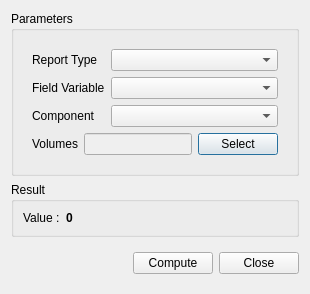
<?xml version="1.0" encoding="UTF-8"?>
<ui version="4.0">
 <class>VolumeReportDialog</class>
 <widget class="QDialog" name="VolumeReportDialog">
  <property name="geometry">
   <rect>
    <x>0</x>
    <y>0</y>
    <width>310</width>
    <height>292</height>
   </rect>
  </property>
  <property name="windowTitle">
   <string>Volume Report</string>
  </property>
  <layout class="QVBoxLayout" name="verticalLayout">
   <item>
    <widget class="QGroupBox" name="groupBox">
     <property name="title">
      <string>Parameters</string>
     </property>
     <layout class="QVBoxLayout" name="verticalLayout_2">
      <item>
       <widget class="QWidget" name="properties" native="true">
        <layout class="QFormLayout" name="formLayout">
         <property name="bottomMargin">
          <number>0</number>
         </property>
         <item row="0" column="0">
          <widget class="QLabel" name="label">
           <property name="text">
            <string>Report Type</string>
           </property>
          </widget>
         </item>
         <item row="0" column="1">
          <widget class="PythonComboBox" name="reportType"/>
         </item>
         <item row="1" column="0">
          <widget class="QLabel" name="label_2">
           <property name="text">
            <string>Field Variable</string>
           </property>
          </widget>
         </item>
         <item row="1" column="1">
          <widget class="PythonComboBox" name="fieldVariable"/>
         </item>
         <item row="2" column="0">
          <widget class="QLabel" name="label_4">
           <property name="text">
            <string>Component</string>
           </property>
          </widget>
         </item>
         <item row="2" column="1">
          <widget class="VectorComponentComboBox" name="fieldComponent"/>
         </item>
        </layout>
       </widget>
      </item>
      <item>
       <widget class="QWidget" name="widget" native="true">
        <layout class="QHBoxLayout" name="horizontalLayout_2">
         <property name="leftMargin">
          <number>9</number>
         </property>
         <property name="topMargin">
          <number>0</number>
         </property>
         <property name="rightMargin">
          <number>9</number>
         </property>
         <property name="bottomMargin">
          <number>9</number>
         </property>
         <item>
          <widget class="QLabel" name="label_3">
           <property name="text">
            <string>Volumes</string>
           </property>
          </widget>
         </item>
         <item>
          <widget class="QLineEdit" name="volume">
           <property name="enabled">
            <bool>false</bool>
           </property>
          </widget>
         </item>
         <item>
          <widget class="QPushButton" name="select">
           <property name="text">
            <string>Select</string>
           </property>
          </widget>
         </item>
        </layout>
       </widget>
      </item>
     </layout>
    </widget>
   </item>
   <item>
    <widget class="QGroupBox" name="groupBox_3">
     <property name="title">
      <string>Result</string>
     </property>
     <layout class="QGridLayout" name="gridLayout" columnstretch="1,8">
      <item row="0" column="0">
       <widget class="QLabel" name="resultLabel">
        <property name="text">
         <string>Value :</string>
        </property>
       </widget>
      </item>
      <item row="0" column="1">
       <widget class="QLabel" name="resultValue">
        <property name="font">
         <font>
          <bold>true</bold>
         </font>
        </property>
        <property name="text">
         <string>0</string>
        </property>
       </widget>
      </item>
     </layout>
    </widget>
   </item>
   <item>
    <widget class="QWidget" name="widget_3" native="true">
     <layout class="QHBoxLayout" name="horizontalLayout_3">
      <property name="rightMargin">
       <number>0</number>
      </property>
      <item>
       <spacer name="horizontalSpacer_2">
        <property name="orientation">
         <enum>Qt::Orientation::Horizontal</enum>
        </property>
        <property name="sizeHint" stdset="0">
         <size>
          <width>208</width>
          <height>20</height>
         </size>
        </property>
       </spacer>
      </item>
      <item>
       <widget class="QPushButton" name="compute">
        <property name="text">
         <string>Compute</string>
        </property>
       </widget>
      </item>
      <item>
       <widget class="QPushButton" name="close">
        <property name="text">
         <string>Close</string>
        </property>
       </widget>
      </item>
     </layout>
    </widget>
   </item>
  </layout>
 </widget>
 <customwidgets>
  <customwidget>
   <class>PythonComboBox</class>
   <extends>QComboBox</extends>
   <header>widgets.python_combo_box</header>
  </customwidget>
  <customwidget>
   <class>VectorComponentComboBox</class>
   <extends>QComboBox</extends>
   <header>baramFlow.view.widgets.vector_component_combo_box</header>
  </customwidget>
 </customwidgets>
 <resources/>
 <connections>
  <connection>
   <sender>close</sender>
   <signal>clicked()</signal>
   <receiver>VolumeReportDialog</receiver>
   <slot>reject()</slot>
   <hints>
    <hint type="sourcelabel">
     <x>263</x>
     <y>225</y>
    </hint>
    <hint type="destinationlabel">
     <x>154</x>
     <y>127</y>
    </hint>
   </hints>
  </connection>
 </connections>
</ui>
